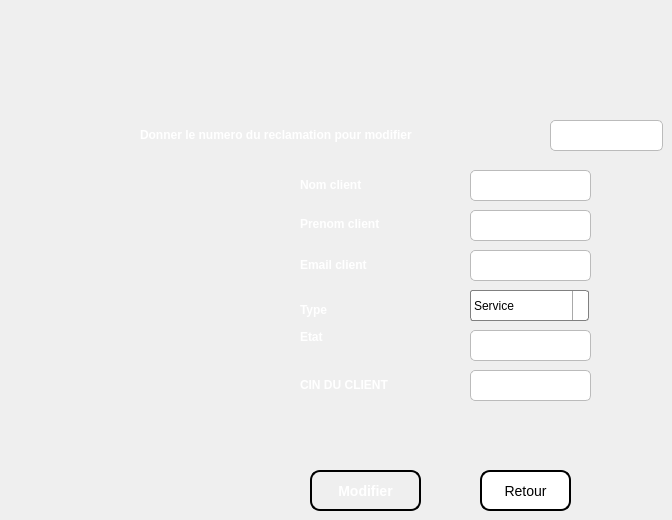
    <widget class="QWidget" name="page_8">
     <widget class="QLineEdit" name="lineEdit_numero_modifier">
      <property name="geometry">
       <rect>
        <x>550</x>
        <y>120</y>
        <width>113</width>
        <height>31</height>
       </rect>
      </property>
      <property name="styleSheet">
       <string notr="true">QLineEdit {
    background-color: #FFFFFF;
    border: 1px solid #BBBBBB;
    border-radius: 5px;
    padding: 3px;
    font-size: 15px;
    font-family: &quot;Arial&quot;;
}

QLineEdit:focus {
    border: 2px solid #0000FF;
    background-color: #F0F0F0;
}</string>
      </property>
     </widget>
     <widget class="QLineEdit" name="lineEdit_prenom_client_modifeir">
      <property name="geometry">
       <rect>
        <x>470</x>
        <y>210</y>
        <width>121</width>
        <height>31</height>
       </rect>
      </property>
      <property name="styleSheet">
       <string notr="true">QLineEdit {
    background-color: #FFFFFF;
    border: 1px solid #BBBBBB;
    border-radius: 5px;
    padding: 3px;
    font-size: 15px;
    font-family: &quot;Arial&quot;;
}

QLineEdit:focus {
    border: 2px solid #0000FF;
    background-color: #F0F0F0;
}</string>
      </property>
     </widget>
     <widget class="QLabel" name="label_42">
      <property name="geometry">
       <rect>
        <x>300</x>
        <y>209</y>
        <width>141</width>
        <height>31</height>
       </rect>
      </property>
      <property name="styleSheet">
       <string notr="true">background-color:rgba(0,0,0,0);
color: rgb(255, 255, 255);
border-color:rgba(0,0,0,0);</string>
      </property>
      <property name="text">
       <string>&lt;html&gt;&lt;head/&gt;&lt;body&gt;&lt;p&gt;&lt;span style=&quot; font-size:9pt; font-weight:600;&quot;&gt;Prenom client&lt;/span&gt;&lt;/p&gt;&lt;/body&gt;&lt;/html&gt;</string>
      </property>
     </widget>
     <widget class="QLabel" name="label_44">
      <property name="geometry">
       <rect>
        <x>300</x>
        <y>290</y>
        <width>141</width>
        <height>41</height>
       </rect>
      </property>
      <property name="styleSheet">
       <string notr="true">background-color:rgba(0,0,0,0);
color: rgb(255, 255, 255);
border-color:rgba(0,0,0,0);</string>
      </property>
      <property name="text">
       <string>&lt;html&gt;&lt;head/&gt;&lt;body&gt;&lt;p&gt;&lt;span style=&quot; font-size:9pt; font-weight:600;&quot;&gt;Type&lt;/span&gt;&lt;/p&gt;&lt;/body&gt;&lt;/html&gt;</string>
      </property>
     </widget>
     <widget class="QLabel" name="label_45">
      <property name="geometry">
       <rect>
        <x>300</x>
        <y>250</y>
        <width>141</width>
        <height>31</height>
       </rect>
      </property>
      <property name="styleSheet">
       <string notr="true">background-color:rgba(0,0,0,0);
color: rgb(255, 255, 255);
border-color:rgba(0,0,0,0);</string>
      </property>
      <property name="text">
       <string>&lt;html&gt;&lt;head/&gt;&lt;body&gt;&lt;p&gt;&lt;span style=&quot; font-size:9pt; font-weight:600;&quot;&gt;Email client&lt;/span&gt;&lt;/p&gt;&lt;/body&gt;&lt;/html&gt;</string>
      </property>
     </widget>
     <widget class="QLabel" name="label_46">
      <property name="geometry">
       <rect>
        <x>300</x>
        <y>170</y>
        <width>141</width>
        <height>31</height>
       </rect>
      </property>
      <property name="styleSheet">
       <string notr="true">background-color:rgba(0,0,0,0);
color: rgb(255, 255, 255);
border-color:rgba(0,0,0,0);</string>
      </property>
      <property name="text">
       <string>&lt;html&gt;&lt;head/&gt;&lt;body&gt;&lt;p&gt;&lt;span style=&quot; font-size:9pt; font-weight:600;&quot;&gt;Nom client&lt;/span&gt;&lt;/p&gt;&lt;/body&gt;&lt;/html&gt;</string>
      </property>
     </widget>
     <widget class="QLineEdit" name="lineEdit_nom_client_modifier">
      <property name="geometry">
       <rect>
        <x>470</x>
        <y>170</y>
        <width>121</width>
        <height>31</height>
       </rect>
      </property>
      <property name="styleSheet">
       <string notr="true">QLineEdit {
    background-color: #FFFFFF;
    border: 1px solid #BBBBBB;
    border-radius: 5px;
    padding: 3px;
    font-size: 15px;
    font-family: &quot;Arial&quot;;
}

QLineEdit:focus {
    border: 2px solid #0000FF;
    background-color: #F0F0F0;
}
</string>
      </property>
     </widget>
     <widget class="QLabel" name="label_47">
      <property name="geometry">
       <rect>
        <x>140</x>
        <y>120</y>
        <width>411</width>
        <height>31</height>
       </rect>
      </property>
      <property name="styleSheet">
       <string notr="true">background-color:rgba(0,0,0,0);
color: rgb(255, 255, 255);
border-color:rgba(0,0,0,0);</string>
      </property>
      <property name="text">
       <string>&lt;html&gt;&lt;head/&gt;&lt;body&gt;&lt;p&gt;&lt;span style=&quot; font-size:9pt; font-weight:600;&quot;&gt;Donner le numero du reclamation pour modifier&lt;/span&gt;&lt;/p&gt;&lt;/body&gt;&lt;/html&gt;</string>
      </property>
     </widget>
     <widget class="QLineEdit" name="lineEdit_email_client_modifier">
      <property name="geometry">
       <rect>
        <x>470</x>
        <y>250</y>
        <width>121</width>
        <height>31</height>
       </rect>
      </property>
      <property name="styleSheet">
       <string notr="true">QLineEdit {
    background-color: #FFFFFF;
    border: 1px solid #BBBBBB;
    border-radius: 5px;
    padding: 3px;
    font-size: 15px;
    font-family: &quot;Arial&quot;;
}

QLineEdit:focus {
    border: 2px solid #0000FF;
    background-color: #F0F0F0;
}</string>
      </property>
     </widget>
     <widget class="QPushButton" name="pushButton_32">
      <property name="geometry">
       <rect>
        <x>480</x>
        <y>470</y>
        <width>91</width>
        <height>41</height>
       </rect>
      </property>
      <property name="styleSheet">
       <string notr="true">QPushButton {
    background-color: white;
    color: black;
    border: 2px solid black;
    border-radius: 10px;
    padding: 5px;
    font-size: 14px;
}

QPushButton:hover {
    background-color: #737370;
    color: white;
    border: 2px solid white;
    transform: scale(1.1, 1.1);
    transition: all 0.5s ease;
}

ComboBox:

QComboBox {
    border: 1px solid gray;
    border-radius: 3px;
    padding: 1px 18px 1px 3px;
    min-width: 6em;
}

QComboBox:editable {
    background: white;
}

QComboBox:!editable, QComboBox::drop-down:editable {
     background: qlineargradient(x1: 0, y1: 0, x2: 0, y2: 1,
                                 stop: 0 #E1E1E1, stop: 0.4 #DDDDDD,
                                 stop: 0.5 #D8D8D8, stop: 1.0 #D3D3D3);
}

/* QComboBox gets the &quot;on&quot; state when the popup is open */
QComboBox:!editable:on, QComboBox::drop-down:editable:on {
    background: qlineargradient(x1: 0, y1: 0, x2: 0, y2: 1,
                                stop: 0 #D3D3D3, stop: 0.4 #D8D8D8,
                                stop: 0.5 #DDDDDD, stop: 1.0 #E1E1E1);
}

QComboBox:on { /* shift the text when the popup opens */
    padding-top: 3px;
    padding-left: 4px;
}

QComboBox::drop-down {
    subcontrol-origin: padding;
    subcontrol-position: top right;
    width: 15px;

    border-left-width: 1px;
    border-left-color: darkgray;
    border-left-style: solid; /* just a single line */
    border-top-right-radius: 3px; /* same radius as the QComboBox */
    border-bottom-right-radius: 3px;
}

QComboBox::down-arrow {
    image: url(/usr/share/icons/crystalsvg/16x16/actions/1downarrow.png);
}

QComboBox::down-arrow:on { /* shift the arrow when popup is open */
    top: 1px;
    left: 1px;
}

</string>
      </property>
      <property name="text">
       <string>Retour</string>
      </property>
     </widget>
     <widget class="QPushButton" name="pushButton_31">
      <property name="geometry">
       <rect>
        <x>310</x>
        <y>470</y>
        <width>111</width>
        <height>41</height>
       </rect>
      </property>
      <property name="styleSheet">
       <string notr="true">QPushButton {
    background: qlineargradient(x1: 0, y1: 0, x2: 0, y2: 1,
                                stop: 0 #04c8d6, stop: 1 #04c8d6);
    border: 2px solid #000000;
    border-radius: 10px;
    padding: 10px;
	
	
    color: white;
    font-size: 14px;
    font-weight: bold;
    text-align: center;
}

QPushButton:hover {
    background: qlineargradient(x1: 0, y1: 0, x2: 0, y2: 1,
                                stop: 0 #50faf7, stop: 1 #50faf7);
    cursor: pointer;
    box-shadow: 0px 0px 5px #004040;
}

QPushButton:pressed {
    background: qlineargradient(x1: 0, y1: 0, x2: 0, y2: 1,
                                stop: 0 #004080, stop: 1 #002040);
}</string>
      </property>
      <property name="text">
       <string>Modifier</string>
      </property>
     </widget>
     <widget class="QLineEdit" name="lineEdit_etat_modifier">
      <property name="geometry">
       <rect>
        <x>470</x>
        <y>330</y>
        <width>121</width>
        <height>31</height>
       </rect>
      </property>
      <property name="styleSheet">
       <string notr="true">QLineEdit {
    background-color: #FFFFFF;
    border: 1px solid #BBBBBB;
    border-radius: 5px;
    padding: 3px;
    font-size: 15px;
    font-family: &quot;Arial&quot;;
}

QLineEdit:focus {
    border: 2px solid #0000FF;
    background-color: #F0F0F0;
}</string>
      </property>
     </widget>
     <widget class="QLabel" name="label_49">
      <property name="geometry">
       <rect>
        <x>300</x>
        <y>330</y>
        <width>141</width>
        <height>41</height>
       </rect>
      </property>
      <property name="styleSheet">
       <string notr="true">background-color:rgba(0,0,0,0);
color: rgb(255, 255, 255);
border-color:rgba(0,0,0,0);</string>
      </property>
      <property name="text">
       <string>&lt;html&gt;&lt;head/&gt;&lt;body&gt;&lt;p&gt;&lt;span style=&quot; font-size:9pt; font-weight:600;&quot;&gt;Etat&lt;/span&gt;&lt;/p&gt;&lt;p&gt;&lt;br/&gt;&lt;/p&gt;&lt;/body&gt;&lt;/html&gt;</string>
      </property>
     </widget>
     <widget class="QComboBox" name="comboBox_2">
      <property name="geometry">
       <rect>
        <x>470</x>
        <y>290</y>
        <width>119</width>
        <height>31</height>
       </rect>
      </property>
      <property name="styleSheet">
       <string notr="true">QComboBox {
    border: 1px solid gray;
    border-radius: 3px;
    padding: 1px 18px 1px 3px;
    min-width: 6em;
}

QComboBox:editable {
    background: white;
}

QComboBox:!editable, QComboBox::drop-down:editable {
     background: qlineargradient(x1: 0, y1: 0, x2: 0, y2: 1,
                                 stop: 0 #E1E1E1, stop: 0.4 #DDDDDD,
                                 stop: 0.5 #D8D8D8, stop: 1.0 #D3D3D3);
}

/* QComboBox gets the &quot;on&quot; state when the popup is open */
QComboBox:!editable:on, QComboBox::drop-down:editable:on {
    background: qlineargradient(x1: 0, y1: 0, x2: 0, y2: 1,
                                stop: 0 #D3D3D3, stop: 0.4 #D8D8D8,
                                stop: 0.5 #DDDDDD, stop: 1.0 #E1E1E1);
}

QComboBox:on { /* shift the text when the popup opens */
    padding-top: 3px;
    padding-left: 4px;
}

QComboBox::drop-down {
    subcontrol-origin: padding;
    subcontrol-position: top right;
    width: 15px;

    border-left-width: 1px;
    border-left-color: darkgray;
    border-left-style: solid; /* just a single line */
    border-top-right-radius: 3px; /* same radius as the QComboBox */
    border-bottom-right-radius: 3px;
}

QComboBox::down-arrow {
    image: url(/usr/share/icons/crystalsvg/16x16/actions/1downarrow.png);
}

QComboBox::down-arrow:on { /* shift the arrow when popup is open */
    top: 1px;
    left: 1px;
}</string>
      </property>
      <item>
       <property name="text">
        <string>Service</string>
       </property>
      </item>
      <item>
       <property name="text">
        <string>Qualité</string>
       </property>
      </item>
      <item>
       <property name="text">
        <string>Prix</string>
       </property>
      </item>
      <item>
       <property name="text">
        <string>Autres</string>
       </property>
      </item>
     </widget>
     <widget class="QLineEdit" name="lineEdit_cin_client_modifier">
      <property name="geometry">
       <rect>
        <x>470</x>
        <y>370</y>
        <width>121</width>
        <height>31</height>
       </rect>
      </property>
      <property name="styleSheet">
       <string notr="true">QLineEdit {
    background-color: #FFFFFF;
    border: 1px solid #BBBBBB;
    border-radius: 5px;
    padding: 3px;
    font-size: 15px;
    font-family: &quot;Arial&quot;;
}

QLineEdit:focus {
    border: 2px solid #0000FF;
    background-color: #F0F0F0;
}</string>
      </property>
     </widget>
     <widget class="QLabel" name="label">
      <property name="geometry">
       <rect>
        <x>300</x>
        <y>370</y>
        <width>121</width>
        <height>31</height>
       </rect>
      </property>
      <property name="styleSheet">
       <string notr="true">background-color:rgba(0,0,0,0);
color: rgb(255, 255, 255);
border-color:rgba(0,0,0,0);</string>
      </property>
      <property name="text">
       <string>&lt;html&gt;&lt;head/&gt;&lt;body&gt;&lt;p&gt;&lt;span style=&quot; font-weight:600;&quot;&gt;CIN DU CLIENT&lt;/span&gt;&lt;/p&gt;&lt;/body&gt;&lt;/html&gt;</string>
      </property>
     </widget>
    </widget>
